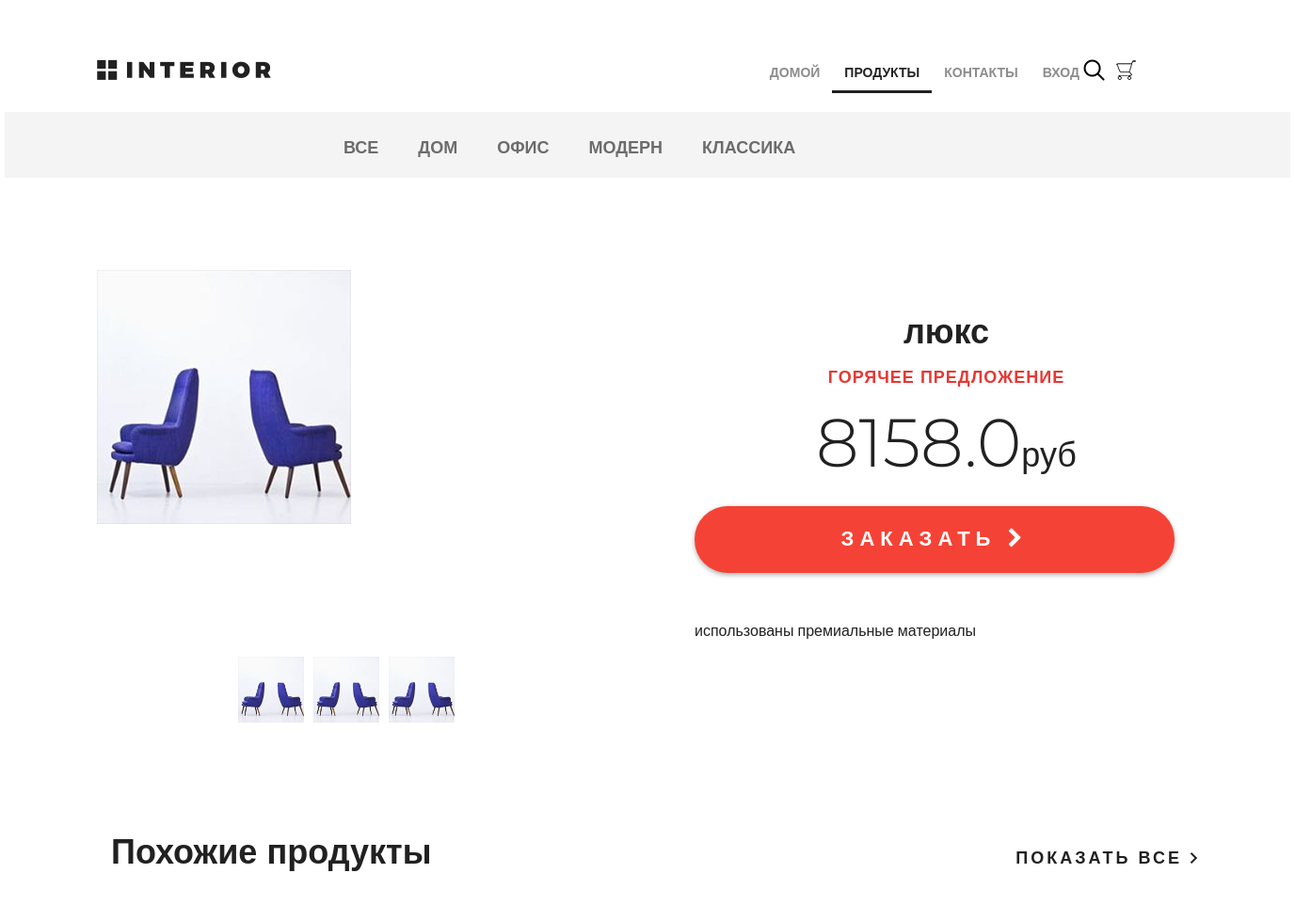
/products/ (upper part), run on an earlier commit of the app's database.
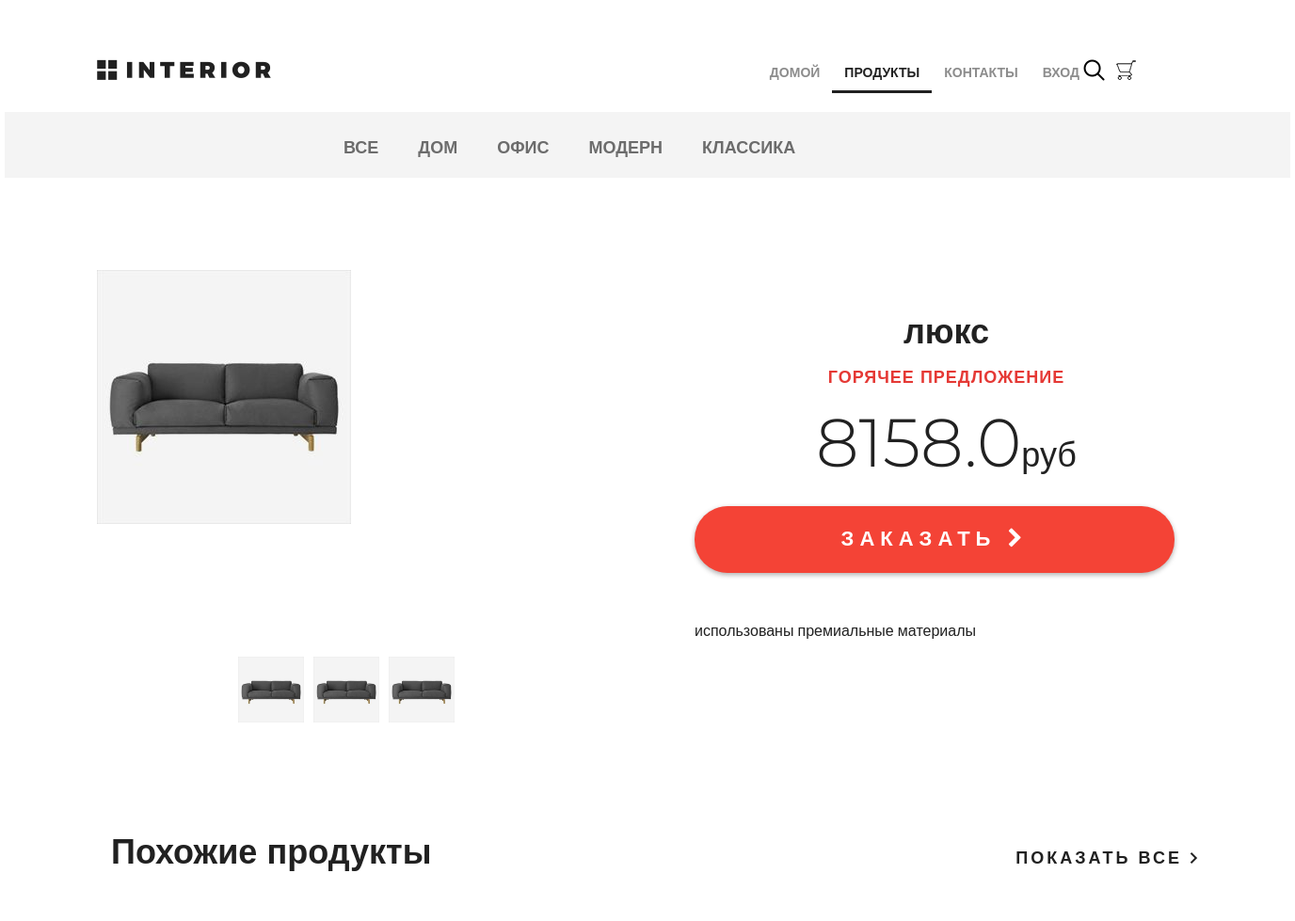
And on a later commit of the database.
### mainapp/models.py (models this page shows, shortened)
class Product(models.Model):
    category = models.ForeignKey(ProductCategory, on_delete=models.CASCADE, verbose_name='категория')
    name = models.CharField(max_length=128, verbose_name='название')
    image = models.ImageField(upload_to='products_images', blank=True, verbose_name='картинка')
    short_desc = models.CharField(max_length=120, verbose_name='кратокое описание')
    description = models.TextField(verbose_name='описание', blank=True)
    price = models.DecimalField(max_digits=8, decimal_places=2, default=0, verbose_name='цена')
    quantity = models.SmallIntegerField(default=0, verbose_name='количество на складе')

### mainapp/views.py (the view, shortened to what this page needs)
# urls.py: path("products/", include("mainapp.urls", namespace="products")),
def products(request, pk=None):
    title = 'продукты'
    links_menu = ProductCategory.objects.all()
    basket = get_basket(request.user)
    hot_product = get_hot_product()
    same_products = get_same_products(hot_product)
    content = {
        "title": title,
        "links_menu": links_menu,
        "same_products": same_products,
        "media_url": settings.MEDIA_URL,
        'basket': basket,
        'hot_product': get_hot_product(),
    }
    if pk:
        print(f"User select category: {pk}")
    return render(request, "mainapp/products.html", content)

### mainapp/views.py (called while the page is built)
def get_basket(user):
    if user.is_authenticated:
        return Basket.objects.filter(user=user)
    return []

def get_hot_product():
    products_list = Product.objects.all()
    return random.sample(list(products_list), 1)[0]

def get_same_products(hot_product):
    return Product.objects.filter(category__pk=hot_product.category.pk).exclude(pk=hot_product.pk)[:3]

### mainapp/templates/mainapp/products.html (shortened to what this page needs)
{% extends 'mainapp/base.html' %}
{% load static %}
{% block menu %}
<div class="hero-white">
	<div class="header clearfix">
		<a href="/" class="logo"></a>
		{% include 'mainapp/includes/inc_main_menu.html' %}
	</div>
</div>
{% endblock %}
{% block content %}
<div class="details">
	<div class="links clearfix">
		{% include 'mainapp/includes/inc_categories_menu.html' %}
	</div>
	<div class="details-products">
		<div class="details-slider">
			<div class="slider-product">
				<img src="/media/{{ hot_product.image }}">
			</div>
			<div class="slider-control">
				<div class="block">
					<a href="#"><img src="/media/{{ hot_product.image }}" alt="">
					</a>
				</div>
				<div class="block">
					<a href="#"><img src="/media/{{ hot_product.image }}" alt="">
					</a>
				</div>
				<div class="block">
					<a href="#"><img src="/media/{{ hot_product.image }}" alt="">
					</a>
				</div>
			</div>
		</div>
		<div class="description">
			<h3 class="big-bold">{{ hot_product.name }}</h3>
			<h3 class="red">горячее предложение</h3>
			<p class="price">{{ hot_product.price|floatformat:1 }}<span>руб</span></p>
			<a href="{% url 'basket:add' hot_product.pk %}" class="red-button">
				заказать <i class="fa fa-chevron-right" aria-hidden="true"></i>
			</a>
			<div class="description-text">
				<p> {{ hot_product.short_desc }}</p>
			</div>
		</div>
	</div>
	<div class="related">
		<div class="title clearfix">
			<h2>Похожие продукты</h2>
			<a class="explore" href="#">показать все <img src="{% static 'img/arrow.png' %}" alt=""></a>
		</div>
	</div>
</div>
{% endblock %}

What changed in the data, as far as the page shows it:
changed Product "люкс": image: a different picture
